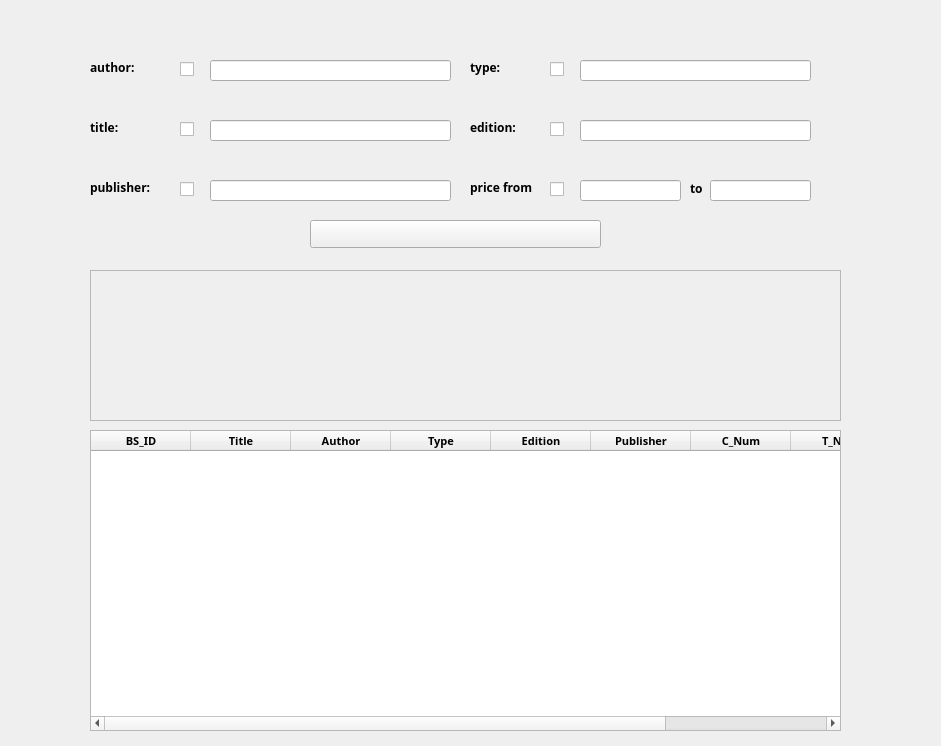
<?xml version="1.0" encoding="UTF-8"?>
<ui version="4.0">
 <class>Form</class>
 <widget class="QWidget" name="Form">
  <property name="geometry">
   <rect>
    <x>0</x>
    <y>0</y>
    <width>941</width>
    <height>746</height>
   </rect>
  </property>
  <property name="windowTitle">
   <string>Form</string>
  </property>
  <widget class="QLineEdit" name="author_line">
   <property name="geometry">
    <rect>
     <x>210</x>
     <y>60</y>
     <width>241</width>
     <height>21</height>
    </rect>
   </property>
  </widget>
  <widget class="QLineEdit" name="title_line">
   <property name="geometry">
    <rect>
     <x>210</x>
     <y>120</y>
     <width>241</width>
     <height>21</height>
    </rect>
   </property>
  </widget>
  <widget class="QLineEdit" name="publisher_line">
   <property name="geometry">
    <rect>
     <x>210</x>
     <y>180</y>
     <width>241</width>
     <height>21</height>
    </rect>
   </property>
  </widget>
  <widget class="QLineEdit" name="type_line">
   <property name="geometry">
    <rect>
     <x>580</x>
     <y>60</y>
     <width>231</width>
     <height>21</height>
    </rect>
   </property>
  </widget>
  <widget class="QLineEdit" name="edition_line">
   <property name="geometry">
    <rect>
     <x>580</x>
     <y>120</y>
     <width>231</width>
     <height>21</height>
    </rect>
   </property>
  </widget>
  <widget class="QLineEdit" name="price_start">
   <property name="geometry">
    <rect>
     <x>580</x>
     <y>180</y>
     <width>101</width>
     <height>21</height>
    </rect>
   </property>
  </widget>
  <widget class="QLineEdit" name="price_end">
   <property name="geometry">
    <rect>
     <x>710</x>
     <y>180</y>
     <width>101</width>
     <height>21</height>
    </rect>
   </property>
  </widget>
  <widget class="QLabel" name="label">
   <property name="geometry">
    <rect>
     <x>90</x>
     <y>60</y>
     <width>72</width>
     <height>15</height>
    </rect>
   </property>
   <property name="font">
    <font>
     <family>Berlin Sans FB Demi</family>
     <weight>75</weight>
     <bold>true</bold>
    </font>
   </property>
   <property name="text">
    <string>author:</string>
   </property>
  </widget>
  <widget class="QLabel" name="label_2">
   <property name="geometry">
    <rect>
     <x>90</x>
     <y>120</y>
     <width>72</width>
     <height>15</height>
    </rect>
   </property>
   <property name="font">
    <font>
     <family>Berlin Sans FB Demi</family>
     <weight>75</weight>
     <bold>true</bold>
    </font>
   </property>
   <property name="text">
    <string>title:</string>
   </property>
  </widget>
  <widget class="QLabel" name="label_3">
   <property name="geometry">
    <rect>
     <x>90</x>
     <y>180</y>
     <width>72</width>
     <height>15</height>
    </rect>
   </property>
   <property name="font">
    <font>
     <family>Berlin Sans FB Demi</family>
     <weight>75</weight>
     <bold>true</bold>
    </font>
   </property>
   <property name="text">
    <string>publisher:</string>
   </property>
  </widget>
  <widget class="QLabel" name="label_4">
   <property name="geometry">
    <rect>
     <x>470</x>
     <y>60</y>
     <width>72</width>
     <height>15</height>
    </rect>
   </property>
   <property name="font">
    <font>
     <family>Berlin Sans FB Demi</family>
     <weight>75</weight>
     <bold>true</bold>
    </font>
   </property>
   <property name="text">
    <string>type:</string>
   </property>
  </widget>
  <widget class="QLabel" name="label_5">
   <property name="geometry">
    <rect>
     <x>470</x>
     <y>120</y>
     <width>72</width>
     <height>15</height>
    </rect>
   </property>
   <property name="font">
    <font>
     <family>Berlin Sans FB Demi</family>
     <weight>75</weight>
     <bold>true</bold>
    </font>
   </property>
   <property name="text">
    <string>edition:</string>
   </property>
  </widget>
  <widget class="QLabel" name="label_6">
   <property name="geometry">
    <rect>
     <x>470</x>
     <y>180</y>
     <width>72</width>
     <height>15</height>
    </rect>
   </property>
   <property name="font">
    <font>
     <family>Berlin Sans FB Demi</family>
     <weight>75</weight>
     <bold>true</bold>
    </font>
   </property>
   <property name="text">
    <string>price from</string>
   </property>
  </widget>
  <widget class="QCheckBox" name="checkBox">
   <property name="geometry">
    <rect>
     <x>180</x>
     <y>60</y>
     <width>16</width>
     <height>19</height>
    </rect>
   </property>
   <property name="text">
    <string/>
   </property>
  </widget>
  <widget class="QCheckBox" name="checkBox_2">
   <property name="geometry">
    <rect>
     <x>180</x>
     <y>120</y>
     <width>16</width>
     <height>19</height>
    </rect>
   </property>
   <property name="text">
    <string/>
   </property>
  </widget>
  <widget class="QCheckBox" name="checkBox_3">
   <property name="geometry">
    <rect>
     <x>180</x>
     <y>180</y>
     <width>16</width>
     <height>19</height>
    </rect>
   </property>
   <property name="text">
    <string/>
   </property>
  </widget>
  <widget class="QLabel" name="label_7">
   <property name="geometry">
    <rect>
     <x>690</x>
     <y>180</y>
     <width>21</width>
     <height>16</height>
    </rect>
   </property>
   <property name="font">
    <font>
     <family>Berlin Sans FB Demi</family>
     <weight>75</weight>
     <bold>true</bold>
    </font>
   </property>
   <property name="text">
    <string>to</string>
   </property>
  </widget>
  <widget class="QCheckBox" name="checkBox_4">
   <property name="geometry">
    <rect>
     <x>550</x>
     <y>60</y>
     <width>16</width>
     <height>19</height>
    </rect>
   </property>
   <property name="text">
    <string/>
   </property>
  </widget>
  <widget class="QCheckBox" name="checkBox_5">
   <property name="geometry">
    <rect>
     <x>550</x>
     <y>120</y>
     <width>16</width>
     <height>19</height>
    </rect>
   </property>
   <property name="text">
    <string/>
   </property>
  </widget>
  <widget class="QCheckBox" name="checkBox_6">
   <property name="geometry">
    <rect>
     <x>550</x>
     <y>180</y>
     <width>16</width>
     <height>19</height>
    </rect>
   </property>
   <property name="text">
    <string/>
   </property>
  </widget>
  <widget class="QPlainTextEdit" name="sql_area">
   <property name="enabled">
    <bool>false</bool>
   </property>
   <property name="geometry">
    <rect>
     <x>90</x>
     <y>270</y>
     <width>751</width>
     <height>151</height>
    </rect>
   </property>
  </widget>
  <widget class="QTableWidget" name="bk_bsinfo">
   <property name="geometry">
    <rect>
     <x>90</x>
     <y>430</y>
     <width>751</width>
     <height>301</height>
    </rect>
   </property>
   <column>
    <property name="text">
     <string>BS_ID</string>
    </property>
    <property name="font">
     <font>
      <family>Berlin Sans FB Demi</family>
      <pointsize>8</pointsize>
      <weight>75</weight>
      <bold>true</bold>
     </font>
    </property>
   </column>
   <column>
    <property name="text">
     <string>Title</string>
    </property>
    <property name="font">
     <font>
      <family>Berlin Sans FB Demi</family>
      <pointsize>8</pointsize>
      <weight>75</weight>
      <bold>true</bold>
     </font>
    </property>
   </column>
   <column>
    <property name="text">
     <string>Author</string>
    </property>
    <property name="font">
     <font>
      <family>Berlin Sans FB Demi</family>
      <pointsize>8</pointsize>
      <weight>75</weight>
      <bold>true</bold>
     </font>
    </property>
   </column>
   <column>
    <property name="text">
     <string>Type</string>
    </property>
    <property name="font">
     <font>
      <family>Berlin Sans FB Demi</family>
      <pointsize>8</pointsize>
      <weight>75</weight>
      <bold>true</bold>
     </font>
    </property>
   </column>
   <column>
    <property name="text">
     <string>Edition</string>
    </property>
    <property name="font">
     <font>
      <family>Berlin Sans FB Demi</family>
      <pointsize>8</pointsize>
      <weight>75</weight>
      <bold>true</bold>
     </font>
    </property>
   </column>
   <column>
    <property name="text">
     <string>Publisher</string>
    </property>
    <property name="font">
     <font>
      <family>Berlin Sans FB Demi</family>
      <pointsize>8</pointsize>
      <weight>75</weight>
      <bold>true</bold>
     </font>
    </property>
   </column>
   <column>
    <property name="text">
     <string>C_Num</string>
    </property>
    <property name="font">
     <font>
      <family>Berlin Sans FB Demi</family>
      <pointsize>8</pointsize>
      <weight>75</weight>
      <bold>true</bold>
     </font>
    </property>
   </column>
   <column>
    <property name="text">
     <string>T_Num</string>
    </property>
    <property name="font">
     <font>
      <family>Berlin Sans FB Demi</family>
      <pointsize>8</pointsize>
      <weight>75</weight>
      <bold>true</bold>
     </font>
    </property>
   </column>
   <column>
    <property name="text">
     <string>Price</string>
    </property>
    <property name="font">
     <font>
      <family>Berlin Sans FB Demi</family>
      <pointsize>8</pointsize>
      <weight>75</weight>
      <bold>true</bold>
     </font>
    </property>
   </column>
  </widget>
  <widget class="QPushButton" name="search">
   <property name="geometry">
    <rect>
     <x>310</x>
     <y>220</y>
     <width>291</width>
     <height>28</height>
    </rect>
   </property>
   <property name="text">
    <string/>
   </property>
   <property name="icon">
    <iconset>
     <normaloff>../../.designer/backup/icons/chaxun.png</normaloff>../../.designer/backup/icons/chaxun.png</iconset>
   </property>
  </widget>
 </widget>
 <resources/>
 <connections>
  <connection>
   <sender>checkBox</sender>
   <signal>stateChanged(int)</signal>
   <receiver>Form</receiver>
   <slot>set_author()</slot>
   <hints>
    <hint type="sourcelabel">
     <x>189</x>
     <y>63</y>
    </hint>
    <hint type="destinationlabel">
     <x>209</x>
     <y>25</y>
    </hint>
   </hints>
  </connection>
  <connection>
   <sender>checkBox_2</sender>
   <signal>stateChanged(int)</signal>
   <receiver>Form</receiver>
   <slot>set_title()</slot>
   <hints>
    <hint type="sourcelabel">
     <x>181</x>
     <y>130</y>
    </hint>
    <hint type="destinationlabel">
     <x>139</x>
     <y>104</y>
    </hint>
   </hints>
  </connection>
  <connection>
   <sender>checkBox_3</sender>
   <signal>stateChanged(int)</signal>
   <receiver>Form</receiver>
   <slot>set_publisher()</slot>
   <hints>
    <hint type="sourcelabel">
     <x>193</x>
     <y>193</y>
    </hint>
    <hint type="destinationlabel">
     <x>219</x>
     <y>227</y>
    </hint>
   </hints>
  </connection>
  <connection>
   <sender>checkBox_4</sender>
   <signal>stateChanged(int)</signal>
   <receiver>Form</receiver>
   <slot>set_type()</slot>
   <hints>
    <hint type="sourcelabel">
     <x>560</x>
     <y>68</y>
    </hint>
    <hint type="destinationlabel">
     <x>607</x>
     <y>26</y>
    </hint>
   </hints>
  </connection>
  <connection>
   <sender>checkBox_5</sender>
   <signal>stateChanged(int)</signal>
   <receiver>Form</receiver>
   <slot>set_edition()</slot>
   <hints>
    <hint type="sourcelabel">
     <x>550</x>
     <y>131</y>
    </hint>
    <hint type="destinationlabel">
     <x>845</x>
     <y>107</y>
    </hint>
   </hints>
  </connection>
  <connection>
   <sender>checkBox_6</sender>
   <signal>stateChanged(int)</signal>
   <receiver>Form</receiver>
   <slot>set_price()</slot>
   <hints>
    <hint type="sourcelabel">
     <x>557</x>
     <y>197</y>
    </hint>
    <hint type="destinationlabel">
     <x>874</x>
     <y>216</y>
    </hint>
   </hints>
  </connection>
  <connection>
   <sender>search</sender>
   <signal>clicked()</signal>
   <receiver>Form</receiver>
   <slot>search()</slot>
   <hints>
    <hint type="sourcelabel">
     <x>493</x>
     <y>246</y>
    </hint>
    <hint type="destinationlabel">
     <x>886</x>
     <y>309</y>
    </hint>
   </hints>
  </connection>
 </connections>
 <slots>
  <slot>set_author()</slot>
  <slot>set_title()</slot>
  <slot>set_publisher()</slot>
  <slot>set_type()</slot>
  <slot>set_edition()</slot>
  <slot>set_price()</slot>
  <slot>search()</slot>
 </slots>
</ui>
